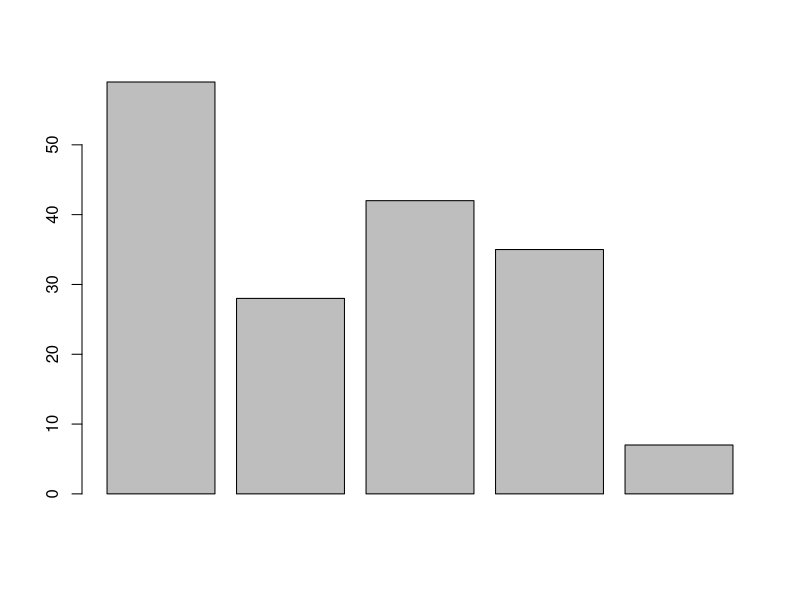
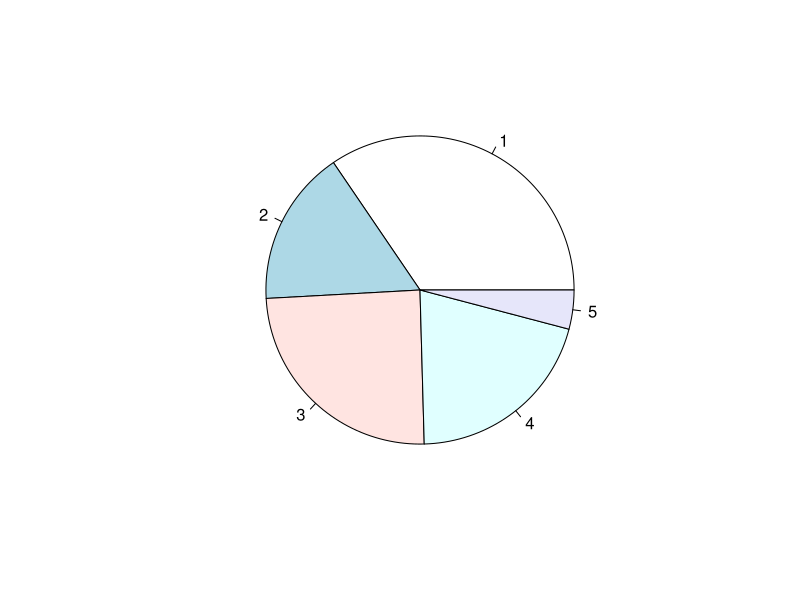

Source code (R) for these figures, in order:
#How many vowels are there in the names of USA States? 

#install.packages("stringi")
#install.packages("stringr")
library(stringi)
library(stringr) 

states <- c("alabama","alaska","arizona","arkansas","california","colorado","connecticut","delaware","florida","georgia","hawaii","idaho","illinois","indiana","iowa","kentucky","louisiana","maine","maryland","massachusetts","michigan","minnesota","mississippi","montana","nebraska","nevada","new hampshire","new jersey","new mexico","new york","north carolina","north dakota","ohio","oklahoma","oregon","pennsylvania","rhode island","south carolina","south dakota","tennessee","texas","utah","vermont","virginia","washington","west virginia","winsconsin","wyoming") 

str_count(states,"a")
str_count(states,"e")
str_count(states,"i")
str_count(states,"o")
str_count(states,"u")

vowela<-str_count(states,"a") 
vowele<-str_count(states,"e") 
voweli<-str_count(states,"i") 
vowelo<-str_count(states,"o") 
vowelu<-str_count(states,"u") 

tot <- sum(vowela,vowele,voweli,vowelo,vowelu)

a <- sum(vowela)
e <- sum(vowele)
i <- sum(voweli)
o <- sum(vowelo)
u <- sum(vowelu)

#Visualize the vowels distribution

df <- c(a, e, i, o, u)
barplot(df) 
pie(df)

